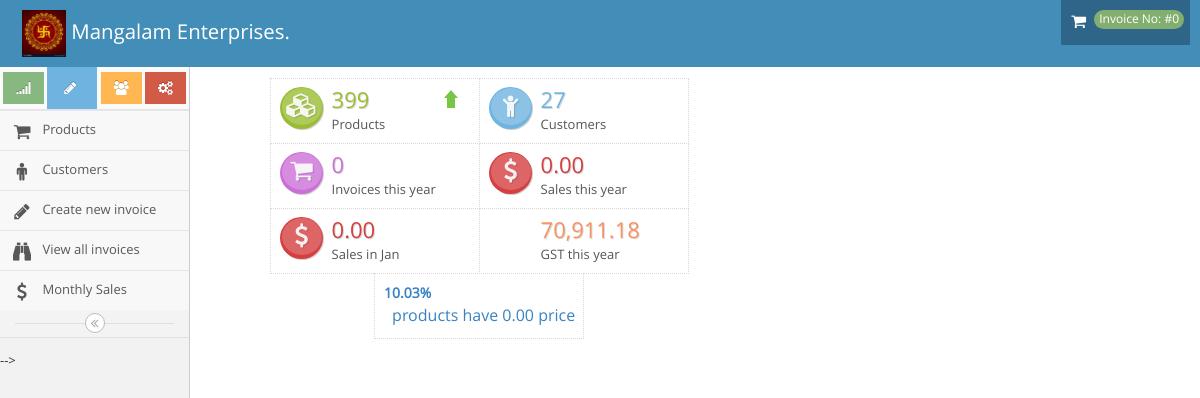
The page / on the database its author committed.
### tables this page shows
CREATE TABLE `products` (
  `id` int(11) NOT NULL,
  `name` varchar(1000) DEFAULT NULL,
  `rate` float DEFAULT NULL,
  `unit` varchar(100) NOT NULL,
  `hsn` varchar(100) DEFAULT NULL,
  `gst` int(11) DEFAULT NULL,
  `active` enum('1','0') NOT NULL DEFAULT '1'
);

### application/helpers/functions_helper.php (called while the page is built, shortened)
<?php
function _getAdminLoadView($template_name, $data = array()) {
          $CI = & get_instance();
          $CI->load->view('header', $data);
          $CI->load->view($template_name, $data);
}
?>

### application/controllers/invoice.php (called while the page is built, shortened)
<?php
class Invoice extends CI_Controller {
	public function index()
	{
		$prod_data = $this->General_Model->getDataByCond('products',array('active' => '1'));
		$data['pro'] = count($prod_data);
		$zero_rate_data = $this->General_Model->getDataByCond('products',array('active' => '1','rate' => 0));
		$data['zero_rate'] = ((count($zero_rate_data)/$data['pro'])*100);
		$prod_data = $this->General_Model->getAllData('customer');
		$data['customer'] = count($prod_data);
		$year = date('Y');
		$date = $year.'-04-01';
		$prod_data = $this->General_Model->getDataByCond('invoice',array('created_at >=' => $date ));
		$total=$gst_total=$this_month_total= 0;
		$data['invoices'] = count($prod_data);
		$data['total'] = $total;
		$data['this_month_total'] = $this_month_total;
		$all_inv_data = $this->all_invoices(true);
		foreach ($all_inv_data as $key => $value) {
			$gst_total += $value['gst_value'];
		}
		$data['gst_total'] = $gst_total;
		_getAdminLoadView('dashboard',$data);
	}
	public function all_invoices($call=false){
		$data['prod_data'] = $this->Invoice_Model->getAllInvoices();
		if($call==true){
			return $data['prod_data'];
		}
	}
}

### index.php (called while the page is built, shortened)
<?php
require_once BASEPATH.'core/CodeIgniter.php';

### application/models/General_Model.php (called while the page is built, shortened)
<?php
class General_Model extends CI_Model {
    public function getDataByCond($table,$condArr=array())
  {
    $query = $this->db->get_where($table,$condArr);
    return $query->result_array();
  }
}

### application/views/dashboard.php (the view, shortened to what this page needs)
<div class="row">
									<div class="space-6"></div>
									<div class="col-sm-7 infobox-container">
										<a href="<?php echo base_url('products')?>">
										<div class="infobox infobox-green">
											<div class="infobox-icon">
												<i class="ace-icon fa fa-cubes"></i>
											</div>
											<div class="infobox-data">
												<span class="infobox-data-number"><?php echo $pro; ?></span>
												<div class="infobox-content">Products</div>
											</div>
											<div class="stat stat-success"></div>
										</div>
										</a>
<a href="<?php echo base_url('customer')?>"><div class="infobox infobox-blue">
											<div class="infobox-icon">
												<i class="ace-icon fa fa-child"></i>
											</div>
											<div class="infobox-data">
												<span class="infobox-data-number"><?php echo $customer; ?></span>
												<div class="infobox-content">Customers</div>
											</div>
											</div></a>
<a href="<?php echo base_url('invoice/all_invoices')?>"><div class="infobox infobox-pink">
											<div class="infobox-icon">
												<i class="ace-icon fa fa-shopping-cart"></i>
											</div>
											<div class="infobox-data">
												<span class="infobox-data-number"><?php echo $invoices?></span>
												<div class="infobox-content">Invoices this year</div>
											</div>
										</div></a>
										<a href="<?php echo base_url('invoice/monthly_sales')?>">
										<div class="infobox infobox-red">
											<div class="infobox-icon">
												<i class="ace-icon fa fa-usd"></i>
											</div>
											<div class="infobox-data">
												<span class="infobox-data-number"><?php echo number_format($total,2)?></span>
												<div class="infobox-content">Sales this year</div>
											</div>
										</div></a>
										<a href="">
										<div class="infobox infobox-red">
											<div class="infobox-icon">
												<i class="ace-icon fa fa-usd"></i>
											</div>
											<div class="infobox-data">
												<span class="infobox-data-number"><?php echo number_format($this_month_total,2)?></span>
												<div class="infobox-content">Sales in <?php echo date('M')?></div>
											</div>
										</div></a>
										<div class="infobox infobox-orange2">
											<div class="infobox-data">
												<span class="infobox-data-number"><?php echo number_format($gst_total,2) ?></span>
												<div class="infobox-content">GST this year</div>
											</div>
										</div>
										<div class="infobox infobox-blue2">
											<div class="infobox-progress">
												<div class="easy-pie-chart percentage" data-percent="42" data-size="46">
													<span class="percent"><?php echo number_format($zero_rate,2)?></span>%
												</div>
											</div>
											<div class="infobox-data">
												<span class="infobox-text">products have 0.00 price</span>
											</div>
										</div>
										<div class="space-6"></div>
									</div>
											</div>
										</div>
									</div> -->
								</div>

### rows shown on the page
products: id "399", gst "0", gst "0.00"

### other values the page prints
$inv "#0"
$customer "27"
$gst_total "70,911.18"
$zero_rate "10.03"
